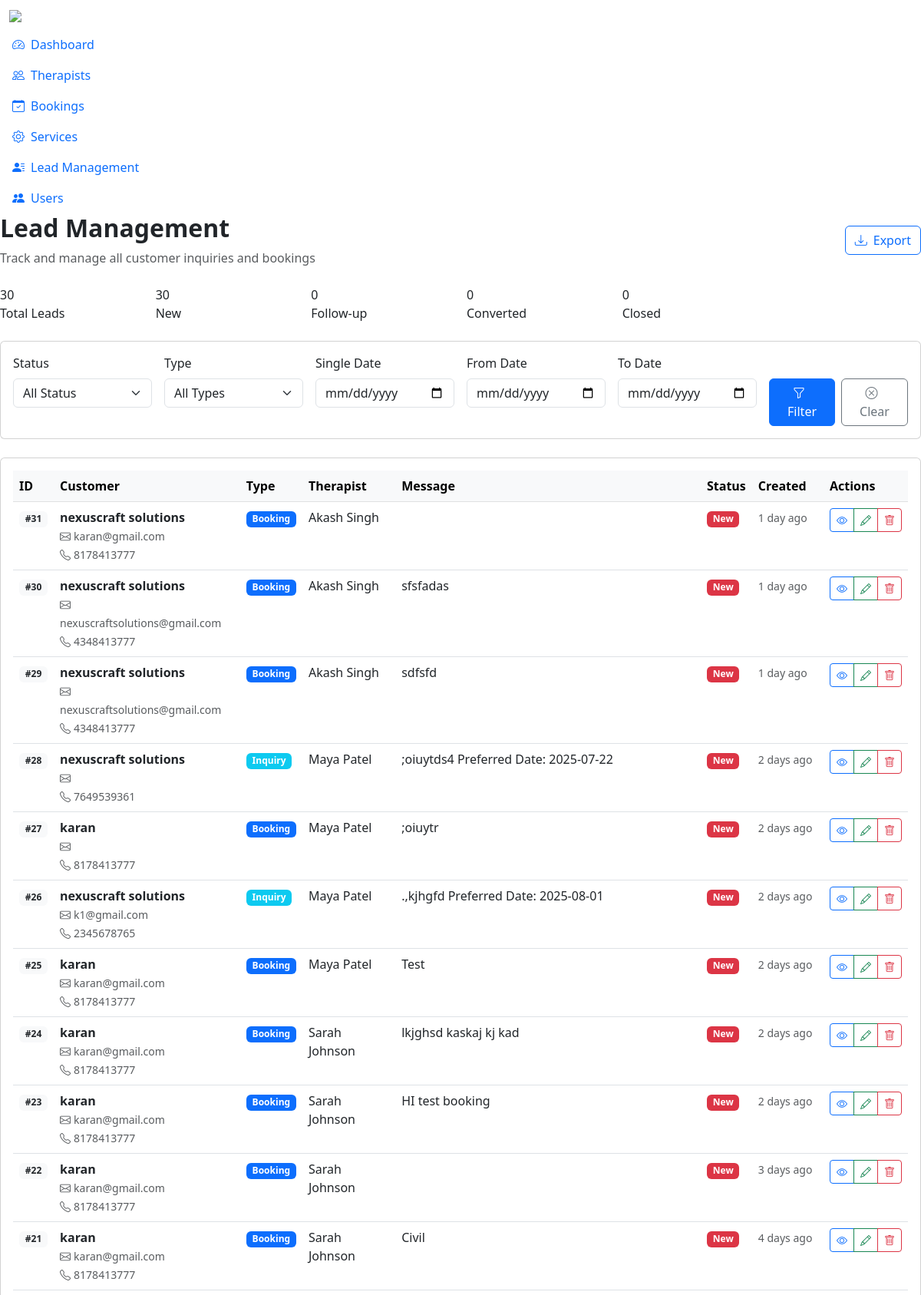
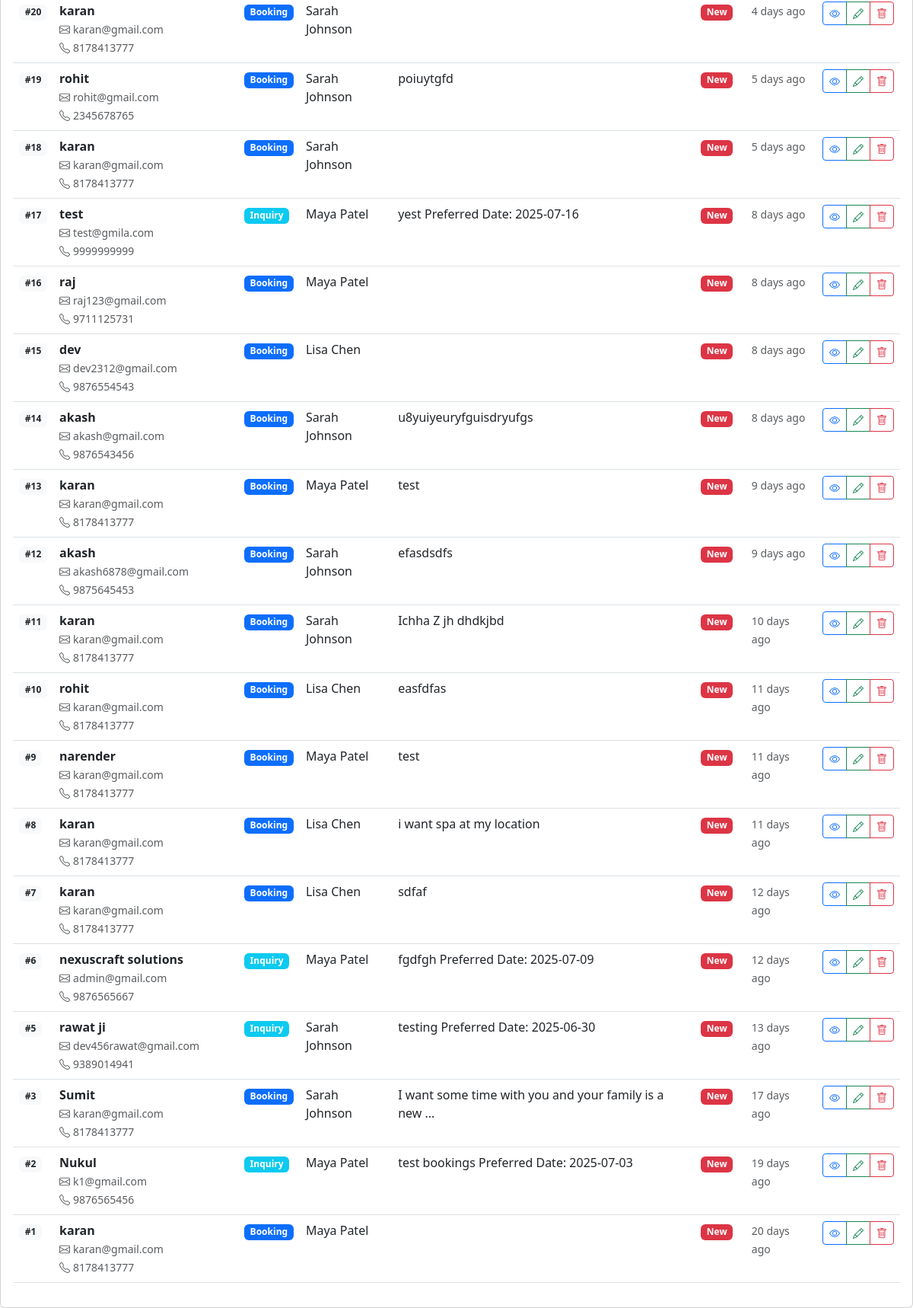
The app's page /admin/leads.php (signed in) with its own data (2 pictures, top to bottom).
### tables this page shows
CREATE TABLE `leads` (
  `id` int(11) NOT NULL,
  `type` enum('inquiry','booking','whatsapp','contact') NOT NULL,
  `therapist_id` int(11) DEFAULT NULL,
  `full_name` varchar(100) NOT NULL,
  `email` varchar(100) NOT NULL,
  `phone` varchar(20) NOT NULL,
  `message` text DEFAULT NULL,
  `status` enum('new','follow_up','converted','closed') DEFAULT 'new',
  `admin_notes` text DEFAULT NULL,
  `created_at` timestamp NOT NULL DEFAULT current_timestamp(),
  `updated_at` timestamp NOT NULL DEFAULT current_timestamp() ON UPDATE current_timestamp()
);

CREATE TABLE `therapists` (
  `id` int(11) NOT NULL,
  `name` varchar(100) NOT NULL,
  `price_ncr` decimal(10,2) NOT NULL DEFAULT 0.00,
  `price_other` decimal(10,2) NOT NULL DEFAULT 0.00,
  `height` varchar(20) DEFAULT NULL,
  `weight` varchar(20) DEFAULT NULL,
  `description` text DEFAULT NULL,
  `availability_slots` text DEFAULT NULL,
  `main_image` varchar(255) DEFAULT NULL,
  `status` enum('active','inactive') DEFAULT 'active',
  `created_at` timestamp NOT NULL DEFAULT current_timestamp(),
  `updated_at` timestamp NOT NULL DEFAULT current_timestamp() ON UPDATE current_timestamp()
);

### includes/database.php (called while the page is built, shortened)
<?php
class Database {
    private static $instance = null;
    private $connection;
    private function __construct() {
        try {
            $this->connection = new PDO(
                "mysql:host=" . DB_HOST . ";dbname=" . DB_NAME . ";charset=utf8mb4",
                DB_USER,
                DB_PASS,
                [
                    PDO::ATTR_ERRMODE => PDO::ERRMODE_EXCEPTION,
                    PDO::ATTR_DEFAULT_FETCH_MODE => PDO::FETCH_ASSOC,
                    PDO::ATTR_EMULATE_PREPARES => false
                ]
            );
        } catch(PDOException $e) {
            die("Database connection failed: " . $e->getMessage());
        }
    }
    public static function getInstance() {
        if (self::$instance === null) {
            self::$instance = new self();
        }
        return self::$instance;
    }
    public function prepare($sql) {
        return $this->connection->prepare($sql);
    }
}
function getDB() {
    return Database::getInstance();
}
?>

### includes/functions.php (called while the page is built, shortened)
<?php
require_once 'database.php';
function timeAgo($datetime) {
    $utc = new DateTimeZone('UTC');
    $ist = new DateTimeZone('Asia/Kolkata');
    $time = new DateTime($datetime, $utc);
    $time->setTimezone($ist);
    $now = new DateTime('now', $ist);
    $diff = $now->diff($time);
    $units = [
        'y' => 'year',
        'm' => 'month',
        'd' => 'day',
        'h' => 'hour',
        'i' => 'minute',
        's' => 'second',
    ];
    foreach ($units as $k => &$v) {
        if ($diff->$k) {
            $v = $diff->$k . ' ' . $v . ($diff->$k > 1 ? 's' : '');
        } else {
            unset($units[$k]);
        }
    }
    return $units ? reset($units) . ' ago' : 'just now';
}
?>

### admin/leads.php (the view, shortened to what this page needs)
<?php
require_once '../includes/functions.php';
$statusFilter = $_GET['status'] ?? 'all';
$typeFilter = $_GET['type'] ?? 'all';
$dateFilter = $_GET['date'] ?? '';
$dateFrom = $_GET['date_from'] ?? '';
$dateTo = $_GET['date_to'] ?? '';
$whereConditions = [];
$params = [];
$whereClause = !empty($whereConditions) ? 'WHERE ' . implode(' AND ', $whereConditions) : '';
$db = getDB();
$stmt = $db->prepare("
    SELECT l.*, t.name as therapist_name
    FROM leads l
    LEFT JOIN therapists t ON l.therapist_id = t.id
    $whereClause
    ORDER BY l.created_at DESC
");
$stmt->execute($params);
$leads = $stmt->fetchAll();
$stats = [
    'total' => 0,
    'new' => 0,
    'follow_up' => 0,
    'converted' => 0,
    'closed' => 0
];
$statsStmt = $db->prepare("
    SELECT status, COUNT(*) as count
    FROM leads
    GROUP BY status
");
$statsStmt->execute();
$statsResults = $statsStmt->fetchAll();
foreach ($statsResults as $stat) {
    $stats['total'] += $stat['count'];
    $stats[$stat['status']] = $stat['count'];
}
?>
<?php include 'includes/admin_header.php'; ?>
<div class="admin-content">
    <div class="d-flex justify-content-between align-items-center mb-4">
        <div>
            <h2 class="fw-bold">Lead Management</h2>
            <p class="text-muted mb-0">Track and manage all customer inquiries and bookings</p>
        </div>
        <div class="d-flex gap-2">
            <button class="btn btn-outline-primary" onclick="exportLeads()">
                <i class="bi bi-download me-2"></i>Export
            </button>
        </div>
    </div>
    <div class="row g-3 mb-4">
        <div class="col-lg-2 col-md-4 col-sm-6">
            <div class="stat-card">
                <div class="stat-number"><?php echo $stats['total']; ?></div>
                <div class="stat-label">Total Leads</div>
            </div>
        </div>
        <div class="col-lg-2 col-md-4 col-sm-6">
            <div class="stat-card stat-new">
                <div class="stat-number"><?php echo $stats['new']; ?></div>
                <div class="stat-label">New</div>
            </div>
        </div>
        <div class="col-lg-2 col-md-4 col-sm-6">
            <div class="stat-card stat-follow-up">
                <div class="stat-number"><?php echo $stats['follow_up']; ?></div>
                <div class="stat-label">Follow-up</div>
            </div>
        </div>
        <div class="col-lg-2 col-md-4 col-sm-6">
            <div class="stat-card stat-converted">
                <div class="stat-number"><?php echo $stats['converted']; ?></div>
                <div class="stat-label">Converted</div>
            </div>
        </div>
        <div class="col-lg-2 col-md-4 col-sm-6">
            <div class="stat-card stat-closed">
                <div class="stat-number"><?php echo $stats['closed']; ?></div>
                <div class="stat-label">Closed</div>
            </div>
        </div>
    </div>
    <div class="card mb-4">
        <div class="card-body">
            <form method="GET" class="row g-3">
                <div class="col-md-2">
                    <label class="form-label">Status</label>
                    <select class="form-select" name="status">
                        <option value="all" <?php echo $statusFilter === 'all' ? 'selected' : ''; ?>>All Status</option>
                    </select>
                </div>
                <div class="col-md-2">
                    <label class="form-label">Type</label>
                    <select class="form-select" name="type">
                        <option value="all" <?php echo $typeFilter === 'all' ? 'selected' : ''; ?>>All Types</option>
                    </select>
                </div>
                <div class="col-md-2">
                    <label class="form-label">Single Date</label>
                    <input type="date" class="form-control" name="date" value="<?php echo $dateFilter; ?>">
                </div>
                <div class="col-md-2">
                    <label class="form-label">From Date</label>
                    <input type="date" class="form-control" name="date_from" value="<?php echo $dateFrom; ?>">
                </div>
                <div class="col-md-2">
                    <label class="form-label">To Date</label>
                    <input type="date" class="form-control" name="date_to" value="<?php echo $dateTo; ?>">
                </div>
                <div class="col-md-2">
                    <label class="form-label">&nbsp;</label>
                    <div class="d-flex gap-2">
                        <button type="submit" class="btn btn-primary">
                            <i class="bi bi-funnel me-2"></i>Filter
                        </button>
                        <a href="leads.php" class="btn btn-outline-secondary">
                            <i class="bi bi-x-circle me-2"></i>Clear
                        </a>
                    </div>
                </div>
            </form>
        </div>
    </div>
    <div class="card">
        <div class="card-body">
            <?php if (empty($leads)): ?>
                <div class="text-center py-5">
                    <i class="bi bi-person-lines-fill display-4 text-muted"></i>
                    <h5 class="text-muted mt-3">No leads found</h5>
                    <p class="text-muted">Leads will appear here when customers submit inquiries.</p>
                </div>
            <?php else: ?>
                <div class="table-responsive">
                    <table class="table table-hover">
                        <thead class="table-light">
                            <tr>
                                <th>ID</th>
                                <th>Customer</th>
                                <th>Type</th>
                                <th>Therapist</th>
                                <th class="d-none d-md-table-cell">Message</th>
                                <th>Status</th>
                                <th class="d-none d-lg-table-cell">Created</th>
                                <th>Actions</th>
                            </tr>
                        </thead>
                        <tbody>
                            <?php foreach ($leads as $lead): ?>
                                <tr>
                                    <td>
                                        <span class="badge bg-light text-dark">#<?php echo $lead['id']; ?></span>
                                    </td>
                                    <td>
                                        <div>
                                            <strong><?php echo htmlspecialchars($lead['full_name']); ?></strong><br>
                                            <small class="text-muted">
                                                <i class="bi bi-envelope me-1"></i><?php echo htmlspecialchars($lead['email']); ?><br>
                                                <i class="bi bi-telephone me-1"></i><?php echo htmlspecialchars($lead['phone']); ?>
                                            </small>
                                        </div>
                                    </td>
                                    <td>
                                        <span class="badge bg-<?php
                                            echo match($lead['type']) {
                                                'booking' => 'primary',
                                                'inquiry' => 'info',
                                                'whatsapp' => 'success',
                                                'contact' => 'warning',
                                                default => 'secondary'
                                            };
                                        ?>">
                                            <?php echo ucfirst($lead['type']); ?>
                                        </span>
                                    </td>
                                    <td>
                                        <?php echo htmlspecialchars($lead['therapist_name'] ?? 'N/A'); ?>
                                    </td>
                                    <td class="d-none d-md-table-cell">
                                        <div class="message-preview">
                                            <?php echo htmlspecialchars(substr($lead['message'] ?? '', 0, 50)); ?>
                                            <?php if (strlen($lead['message'] ?? '') > 50) echo '...'; ?>
                                        </div>
                                    </td>
                                    <td>
                                        <span class="badge bg-<?php
                                            echo match($lead['status']) {
                                                'new' => 'danger',
                                                'follow_up' => 'warning',
                                                'converted' => 'success',
                                                'closed' => 'secondary',
                                                default => 'secondary'
                                            };
                                        ?>">
                                            <?php echo ucfirst(str_replace('_', ' ', $lead['status'])); ?>
                                        </span>
                                    </td>
                                    <td class="d-none d-lg-table-cell">
                                        <small class="text-muted"><?php echo timeAgo($lead['created_at']); ?></small>
                                    </td>
                                    <td>
                                        <div class="btn-group btn-group-sm">
                                            <button class="btn btn-outline-primary" onclick="viewLead(<?php echo $lead['id']; ?>)" title="View Details">
                                                <i class="bi bi-eye"></i>
                                            </button>
                                            <button class="btn btn-outline-success" onclick="updateLeadStatus(<?php echo $lead['id']; ?>)" title="Update Status">
                                                <i class="bi bi-pencil"></i>
                                            </button>
                                            <button class="btn btn-outline-danger" onclick="deleteLead(<?php echo $lead['id']; ?>)" title="Delete">
                                                <i class="bi bi-trash"></i>
                                            </button>
                                        </div>
                                    </td>
                                </tr>
                            <?php endforeach; ?>
                        </tbody>
                    </table>
                </div>
            <?php endif; ?>
        </div>
    </div>
</div>
<?php
include 'includes/admin_footer.php';
?>

### records on screen
leads: id "31", full_name "nexuscraft solutions", email "karan@gmail.com", phone "8178413777", type "Booking", therapist.name "Akash Singh", status "New", created_at "1 day ago"
leads: id "30", full_name "nexuscraft solutions", email "nexuscraftsolutions@gmail.com", phone "4348413777", type "Booking", therapist.name "Akash Singh", message "sfsfadas", status "New", created_at "1 day ago"
leads: id "29", full_name "nexuscraft solutions", email "nexuscraftsolutions@gmail.com", phone "4348413777", type "Booking", therapist.name "Akash Singh", message "sdfsfd", status "New", created_at "1 day ago"
leads: id "28", full_name "nexuscraft solutions", phone "7649539361", type "Inquiry", therapist.name "Maya Patel", message ";oiuytds4 Preferred Date: 2025-07-22", status "New", created_at "2 days ago"
leads: id "27", full_name "karan", phone "8178413777", type "Booking", therapist.name "Maya Patel", message ";oiuytr", status "New", created_at "2 days ago"
leads: id "26", full_name "nexuscraft solutions", email "k1@gmail.com", phone "2345678765", type "Inquiry", therapist.name "Maya Patel", message ".,kjhgfd Preferred Date: 2025-08-01", status "New", created_at "2 days ago"
leads: id "25", full_name "karan", email "karan@gmail.com", phone "8178413777", type "Booking", therapist.name "Maya Patel", message "Test", status "New", created_at "2 days ago"
leads: id "24", full_name "karan", email "karan@gmail.com", phone "8178413777", type "Booking", therapist.name "Sarah Johnson", message "lkjghsd kaskaj kj kad", status "New", created_at "2 days ago"
leads: id "23", full_name "karan", email "karan@gmail.com", phone "8178413777", type "Booking", therapist.name "Sarah Johnson", message "HI test booking", status "New", created_at "2 days ago"
leads: id "22", full_name "karan", email "karan@gmail.com", phone "8178413777", type "Booking", therapist.name "Sarah Johnson", status "New", created_at "3 days ago"
leads: id "21", full_name "karan", email "karan@gmail.com", phone "8178413777", type "Booking", therapist.name "Sarah Johnson", message "Civil", status "New", created_at "4 days ago"
leads: id "20", full_name "karan", email "karan@gmail.com", phone "8178413777", type "Booking", therapist.name "Sarah Johnson", status "New", created_at "4 days ago"
leads: id "19", full_name "rohit", email "rohit@gmail.com", phone "2345678765", type "Booking", therapist.name "Sarah Johnson", message "poiuytgfd", status "New", created_at "5 days ago"
leads: id "18", full_name "karan", email "karan@gmail.com", phone "8178413777", type "Booking", therapist.name "Sarah Johnson", status "New", created_at "5 days ago"
leads: id "17", full_name "test", email "test@gmila.com", phone "9999999999", type "Inquiry", therapist.name "Maya Patel", message "yest Preferred Date: 2025-07-16", status "New", created_at "8 days ago"
leads: id "16", full_name "raj", email "raj123@gmail.com", phone "9711125731", type "Booking", therapist.name "Maya Patel", status "New", created_at "8 days ago"
leads: id "15", full_name "dev", email "dev2312@gmail.com", phone "9876554543", type "Booking", therapist.name "Lisa Chen", status "New", created_at "8 days ago"
leads: id "14", full_name "akash", email "akash@gmail.com", phone "9876543456", type "Booking", therapist.name "Sarah Johnson", message "u8yuiyeuryfguisdryufgs", status "New", created_at "8 days ago"
leads: id "13", full_name "karan", email "karan@gmail.com", phone "8178413777", type "Booking", therapist.name "Maya Patel", message "test", status "New", created_at "9 days ago"
leads: id "12", full_name "akash", email "akash6878@gmail.com", phone "9875645453", type "Booking", therapist.name "Sarah Johnson", message "efasdsdfs", status "New", created_at "9 days ago"
leads: id "11", full_name "karan", email "karan@gmail.com", phone "8178413777", type "Booking", therapist.name "Sarah Johnson", message "Ichha Z jh dhdkjbd", status "New", created_at "10 days ago"
leads: id "10", full_name "rohit", email "karan@gmail.com", phone "8178413777", type "Booking", therapist.name "Lisa Chen", message "easfdfas", status "New", created_at "11 days ago"
leads: id "9", full_name "narender", email "karan@gmail.com", phone "8178413777", type "Booking", therapist.name "Maya Patel", message "test", status "New", created_at "11 days ago"
leads: id "8", full_name "karan", email "karan@gmail.com", phone "8178413777", type "Booking", therapist.name "Lisa Chen", message "i want spa at my location", status "New", created_at "11 days ago"
leads: id "7", full_name "karan", email "karan@gmail.com", phone "8178413777", type "Booking", therapist.name "Lisa Chen", message "sdfaf", status "New", created_at "12 days ago"
leads: id "6", full_name "nexuscraft solutions", email "admin@gmail.com", phone "9876565667", type "Inquiry", therapist.name "Maya Patel", message "fgdfgh Preferred Date: 2025-07-09", status "New", created_at "12 days ago"
leads: id "5", full_name "rawat ji", email "dev456rawat@gmail.com", phone "9389014941", type "Inquiry", therapist.name "Sarah Johnson", message "testing Preferred Date: 2025-06-30", status "New", created_at "13 days ago"
leads: id "3", full_name "Sumit", email "karan@gmail.com", phone "8178413777", type "Booking", therapist.name "Sarah Johnson", message "I want some time with you and your family is a new", status "New", created_at "17 days ago"
leads: id "2", full_name "Nukul", email "k1@gmail.com", phone "9876565456", type "Inquiry", therapist.name "Maya Patel", message "test bookings Preferred Date: 2025-07-03", status "New", created_at "19 days ago"
leads: id "1", full_name "karan", email "karan@gmail.com", phone "8178413777", type "Booking", therapist.name "Maya Patel", status "New", created_at "20 days ago"

### other values on screen
$stats['total'] "30"
$stats['new'] "30"
$stats['follow_up'] "0"
$stats['converted'] "0"
$stats['closed'] "0"
